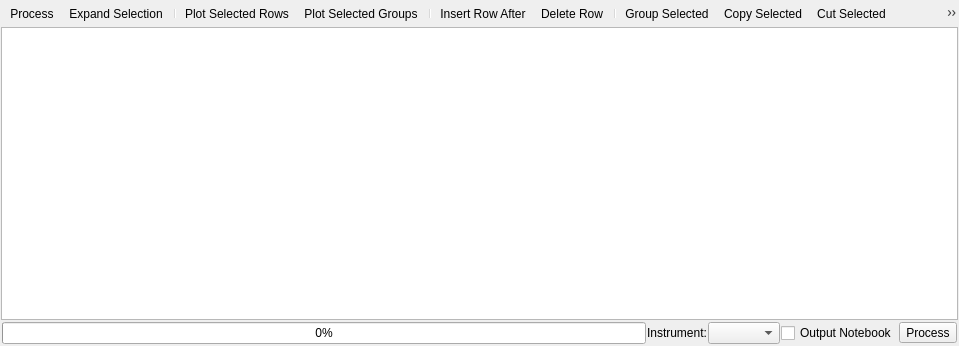
<?xml version="1.0" encoding="UTF-8"?>
<ui version="4.0">
 <class>DataProcessorAlgorithmWidget</class>
 <widget class="QWidget" name="DataProcessorAlgorithmWidget">
  <property name="geometry">
   <rect>
    <x>0</x>
    <y>0</y>
    <width>959</width>
    <height>346</height>
   </rect>
  </property>
  <layout class="QHBoxLayout" name="layoutTableView">
    <property name="spacing">
           <number>1</number>
         </property>
    <property name="margin">
           <number>1</number>
         </property>
    <item>
           <layout class="QVBoxLayout" name="layoutButtonsTable">
             <property name="spacing">
               <number>1</number>
             </property>
             <item>
               <widget class="QToolBar" name="rowToolBar">
                 <property name="styleSheet">
                   <string>QToolBar{border: none;}</string>
                 </property>
                 <addaction name="actionProcess"/>
                 <addaction name="actionExpandSelection"/>
                 <addaction name="separator"/>
                 <addaction name="actionPlotRow"/>
                 <addaction name="actionPlotGroup"/>
                 <addaction name="separator"/>
                 <addaction name="actionAppendRow"/>
                 <addaction name="actionDeleteRow"/>
                 <addaction name="separator"/>
                 <addaction name="actionGroupRows"/>
                 <addaction name="actionCopySelected"/>
                 <addaction name="actionCutSelected"/>
                 <addaction name="actionPasteSelected"/>
                 <addaction name="actionClearSelected"/>
                 <addaction name="actionHelp"/>
               </widget>
             </item>
             <item>
               <widget class="QTableView" name="viewTable">
                 <property name="sizePolicy">
                   <sizepolicy hsizetype="Expanding" vsizetype="Expanding">
                     <horstretch>0</horstretch>
                     <verstretch>0</verstretch>
                   </sizepolicy>
                 </property>
                 <property name="contextMenuPolicy">
                   <enum>Qt::CustomContextMenu</enum>
                 </property>
                 <property name="editTriggers">
                   <set>QAbstractItemView::AnyKeyPressed|QAbstractItemView::DoubleClicked|QAbstractItemView::EditKeyPressed|QAbstractItemView::SelectedClicked</set>
                 </property>
                 <property name="alternatingRowColors">
                   <bool>true</bool>
                 </property>
                 <property name="selectionMode">
                   <enum>QAbstractItemView::ExtendedSelection</enum>
                 </property>
                 <property name="selectionBehavior">
                   <enum>QAbstractItemView::SelectRows</enum>
                 </property>
                 <attribute name="horizontalHeaderDefaultSectionSize">
                   <number>60</number>
                 </attribute>
                 <attribute name="horizontalHeaderMinimumSectionSize">
                   <number>20</number>
                 </attribute>
                 <attribute name="horizontalHeaderStretchLastSection">
                   <bool>true</bool>
                 </attribute>
                 <attribute name="verticalHeaderDefaultSectionSize">
                   <number>20</number>
                 </attribute>
               </widget>
             </item>
             <item>
               <layout class="QGridLayout" name="processLayout">
               </layout>
             </item>
             <item>
               <layout class="QHBoxLayout" name="layoutRowButtons">
                 <property name="margin">
                   <number>1</number>
                 </property>
                 <item>
                   <widget class="QProgressBar" name="progressBar">
                     <property name="whatsThis">
                       <string>Shows the current progress when processing.</string>
                     </property>
                     <property name="value">
                       <number>0</number>
                     </property>
                   </widget>
                 </item>
                 <item>
                   <widget class="QLabel" name="labelProcessInstrument">
                     <property name="text">
                       <string>Instrument:</string>
                     </property>
                   </widget>
                 </item>
                 <item>
                   <widget class="QComboBox" name="comboProcessInstrument">
                     <property name="sizePolicy">
                       <sizepolicy hsizetype="Minimum" vsizetype="Fixed">
                         <horstretch>0</horstretch>
                         <verstretch>0</verstretch>
                       </sizepolicy>
                     </property>
                     <property name="toolTip">
                       <string>Select the instrument to assume for fetching runs</string>
                     </property>
                     <property name="whatsThis">
                       <string>Specifies the instrument that data being processed was generated by. This is used to help identify the correct data to load when given sample run numbers to process.</string>
                     </property>
                   </widget>
                 </item>
                 <item>
                   <widget class="QCheckBox" name="checkEnableNotebook">
                     <property name="text">
                       <string>Output Notebook</string>
                     </property>
                   </widget>
                 </item>
                 <item>
                   <widget class="QToolButton" name="buttonProcess">
                     <property name="text">
                       <string>Process</string>
                     </property>
                     <property name="toolButtonStyle">
                       <enum>Qt::ToolButtonTextBesideIcon</enum>
                     </property>
                     <property name="arrowType">
                       <enum>Qt::NoArrow</enum>
                     </property>
                   </widget>
                 </item>
               </layout>
             </item>
           </layout>
         </item>
  </layout>
  <widget class="QMenu" name="menuOpenTable">
     <property name="title">
       <string>Open Table</string>
     </property>
     <property name="icon">
       <iconset resource="../../../../MantidPlot/icons/icons.qrc">
         <normaloff>:/multiload.png</normaloff>:/multiload.png
       </iconset>
     </property>
   </widget>
  <action name="actionNewTable">
   <property name="icon">
    <iconset resource="../../../../MantidPlot/icons/icons.qrc">
     <normaloff>:/new.png</normaloff>:/new.png</iconset>
   </property>
   <property name="text">
    <string>New Table</string>
   </property>
   <property name="whatsThis">
    <string>Discards the current contents of the processing table and starts afresh.</string>
   </property>
  </action>
  <action name="actionSaveTable">
   <property name="icon">
    <iconset resource="../../../../MantidPlot/icons/icons.qrc">
     <normaloff>:/filesave.png</normaloff>:/filesave.png</iconset>
   </property>
   <property name="text">
    <string>Save Table</string>
   </property>
   <property name="whatsThis">
    <string>Saves the current contents of the table to the table workspace that was last saved to or opened. If none exist, it prompts for a workspace name to save as.</string>
   </property>
  </action>
  <action name="actionSaveTableAs">
   <property name="icon">
    <iconset resource="../../../../MantidPlot/icons/icons.qrc">
     <normaloff>:/filesaveas.png</normaloff>:/filesaveas.png</iconset>
   </property>
   <property name="text">
    <string>Save Table As</string>
   </property>
   <property name="whatsThis">
    <string>Prompts for a workspace name to save the current contents of the table to.</string>
   </property>
  </action>
  <action name="actionAppendRow">
   <property name="icon">
    <iconset resource="../../../../MantidPlot/icons/icons.qrc">
     <normaloff>:/insert_row.png</normaloff>:/insert_row.png</iconset>
   </property>
   <property name="text">
    <string>Insert Row After</string>
   </property>
   <property name="toolTip">
    <string>Insert Row After</string>
   </property>
   <property name="whatsThis">
    <string>Inserts a new row after the first selected row. If no rows are selected then a new row is added at the end of the table.</string>
   </property>
  </action>
  <action name="actionPrependRow">
   <property name="icon">
    <iconset resource="../../../../MantidPlot/icons/icons.qrc">
     <normaloff>:/insert_row.png</normaloff>:/insert_row.png</iconset>
   </property>
   <property name="text">
    <string>Insert Row Before</string>
   </property>
   <property name="toolTip">
    <string>Insert Row Before</string>
   </property>
   <property name="whatsThis">
    <string>Inserts a new row before the first selected row. If no rows are selected then a new row is inserted at the start of the table.</string>
   </property>
  </action>
  <action name="actionDeleteRow">
   <property name="icon">
    <iconset resource="../../../../MantidPlot/icons/icons.qrc">
     <normaloff>:/delete_row.png</normaloff>:/delete_row.png</iconset>
   </property>
   <property name="text">
    <string>Delete Row</string>
   </property>
   <property name="whatsThis">
    <string>Deletes the selected rows.</string>
   </property>
  </action>
  <action name="actionGroupRows">
   <property name="icon">
    <iconset resource="../../../../MantidPlot/icons/icons.qrc">
     <normaloff>:/drag_curves.png</normaloff>:/drag_curves.png</iconset>
   </property>
   <property name="text">
    <string>Group Selected</string>
   </property>
   <property name="whatsThis">
    <string>Places all of the selected rows into the same group.</string>
   </property>
  </action>
  <action name="actionProcess">
   <property name="icon">
    <iconset resource="../../../../MantidPlot/icons/icons.qrc">
     <normaloff>:/stat_rows.png</normaloff>:/stat_rows.png</iconset>
   </property>
   <property name="text">
    <string>Process</string>
   </property>
   <property name="whatsThis">
    <string>Processes the selected rows. If no rows are selected then all rows are processed.</string>
   </property>
  </action>
  <action name="actionExpandSelection">
   <property name="icon">
    <iconset resource="../../../../MantidPlot/icons/icons.qrc">
     <normaloff>:/fit_frame.png</normaloff>:/fit_frame.png</iconset>
   </property>
   <property name="text">
    <string>Expand Selection</string>
   </property>
   <property name="toolTip">
    <string>Select an entire group</string>
   </property>
   <property name="whatsThis">
    <string>Expands the current selection to include any rows that are in the same group as any selected row.</string>
   </property>
  </action>
  <action name="actionOptionsDialog">
   <property name="icon">
    <iconset resource="../../../../MantidPlot/icons/icons.qrc">
     <normaloff>:/configure.png</normaloff>:/configure.png</iconset>
   </property>
   <property name="text">
    <string>Options...</string>
   </property>
   <property name="toolTip">
    <string>Set options for the Reflectometry UI</string>
   </property>
   <property name="whatsThis">
    <string>Opens a dialog that allows the behaviour of the Reflectometry UI to be customised.</string>
   </property>
  </action>
  <action name="actionClearSelected">
   <property name="icon">
    <iconset resource="../../../../MantidPlot/icons/icons.qrc">
     <normaloff>:/erase.png</normaloff>:/erase.png</iconset>
   </property>
   <property name="text">
    <string>Clear Selected</string>
   </property>
   <property name="whatsThis">
    <string>Clears the contents of the selected rows and ungroups them, placing each row into a unique group.</string>
   </property>
  </action>
  <action name="actionCopySelected">
   <property name="icon">
    <iconset resource="../../../../MantidPlot/icons/icons.qrc">
     <normaloff>:/copy.png</normaloff>:/copy.png</iconset>
   </property>
   <property name="text">
    <string>Copy Selected</string>
   </property>
   <property name="whatsThis">
    <string>Copies the selected rows to the clipboard. Each row is placed on a new line, and each cell is separated by a tab.</string>
   </property>
   <property name="shortcut">
    <string>Ctrl+C</string>
   </property>
  </action>
  <action name="actionPasteSelected">
   <property name="icon">
    <iconset resource="../../../../MantidPlot/icons/icons.qrc">
     <normaloff>:/paste.png</normaloff>:/paste.png</iconset>
   </property>
   <property name="text">
    <string>Paste Selected</string>
   </property>
   <property name="whatsThis">
    <string>Pastes the contents of the clipboard into the selected rows. If no rows are selected, new ones are added at the end of the table.</string>
   </property>
   <property name="shortcut">
    <string>Ctrl+V</string>
   </property>
  </action>
  <action name="actionCutSelected">
   <property name="icon">
    <iconset resource="../../../../MantidPlot/icons/icons.qrc">
     <normaloff>:/cut.png</normaloff>:/cut.png</iconset>
   </property>
   <property name="text">
    <string>Cut Selected</string>
   </property>
   <property name="whatsThis">
    <string>Copies the selected rows to the clipboard, and then deletes them. Each row is placed on a new line, and each cell is separated by a tab.</string>
   </property>
   <property name="shortcut">
    <string>Ctrl+X</string>
   </property>
  </action>
  <action name="actionSearch">
   <property name="icon">
    <iconset resource="../../../../MantidPlot/icons/icons.qrc">
     <normaloff>:/folder.png</normaloff>:/folder.png</iconset>
   </property>
   <property name="text">
    <string>Search</string>
   </property>
  </action>
  <action name="actionTransfer">
   <property name="icon">
    <iconset resource="../../../../MantidPlot/icons/icons.qrc">
     <normaloff>:/append_drag_curves.png</normaloff>:/append_drag_curves.png</iconset>
   </property>
   <property name="text">
    <string>Transfer</string>
   </property>
   <property name="toolTip">
    <string>Transfer the selected run(s) to the processing table.</string>
   </property>
   <property name="whatsThis">
    <string>Transfers the selected runs into the processing table.</string>
   </property>
  </action>
  <action name="actionImportTable">
   <property name="icon">
    <iconset resource="../../../../MantidPlot/icons/icons.qrc">
     <normaloff>:/open_template.png</normaloff>:/open_template.png</iconset>
   </property>
   <property name="text">
    <string>Import .TBL</string>
   </property>
   <property name="toolTip">
    <string>Import a .TBL file</string>
   </property>
   <property name="whatsThis">
    <string>Imports a .TBL file to a workspace using the LoadReflTBL algorithm. The resulting workspace can then be loaded as a table as normal.</string>
   </property>
  </action>
  <action name="actionExportTable">
   <property name="icon">
    <iconset resource="../../../../MantidPlot/icons/icons.qrc">
     <normaloff>:/save_template.png</normaloff>:/save_template.png</iconset>
   </property>
   <property name="text">
    <string>Export .TBL</string>
   </property>
   <property name="toolTip">
    <string>Export a .TBL file</string>
   </property>
   <property name="whatsThis">
    <string>Exports a table workspace to a .TBL file that can be used by the ISIS Reflectometry UI in older versions of Mantid.</string>
   </property>
  </action>
  <action name="actionHelp">
   <property name="icon">
    <iconset resource="../../../../MantidPlot/icons/icons.qrc">
     <normaloff>:/help.png</normaloff>:/help.png</iconset>
   </property>
   <property name="text">
    <string>Help</string>
   </property>
   <property name="toolTip">
    <string>Opens the documentation.</string>
   </property>
   <property name="whatsThis">
    <string>Opens the interface's documentation in the Qt Help Browser.</string>
   </property>
   <property name="shortcut">
    <string>F1</string>
   </property>
  </action>
  <action name="actionPlotRow">
   <property name="icon">
    <iconset resource="../../../../MantidPlot/icons/icons.qrc">
     <normaloff>:/graph.png</normaloff>:/graph.png</iconset>
   </property>
   <property name="text">
    <string>Plot Selected Rows</string>
   </property>
   <property name="toolTip">
    <string>Plot the selected rows</string>
   </property>
   <property name="whatsThis">
    <string>Creates a plot of the IvsQ workspaces produced by the selected rows.</string>
   </property>
  </action>
  <action name="actionPlotGroup">
   <property name="icon">
    <iconset resource="../../../../MantidPlot/icons/icons.qrc">
     <normaloff>:/trajectory.png</normaloff>:/trajectory.png</iconset>
   </property>
   <property name="text">
    <string>Plot Selected Groups</string>
   </property>
   <property name="toolTip">
    <string>Plot the selected groups</string>
   </property>
   <property name="whatsThis">
    <string>Creates a plot of the stitched IvsQ workspaces produced by any groups any selected rows are in.</string>
   </property>
  </action>
 </widget>
 <tabstops>
  <tabstop>viewTable</tabstop>
 </tabstops>
 <resources>
  <include location="../../../../MantidPlot/icons/icons.qrc"/>
 </resources>
</ui>
